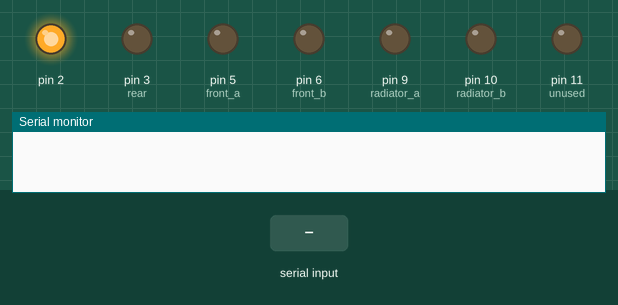
This sketch was run on a simulated Arduino Uno, built with avr-gcc and run on an emulated ATmega328P. Shown: output pins drawn as LEDs (lit = HIGH), the last lines printed to the serial monitor. The inputs (shaded band) are chosen by the test bench.

Above: at 1.2 s.
1.3 s: "90,45,200\n" received over Serial
At 1.9 s:
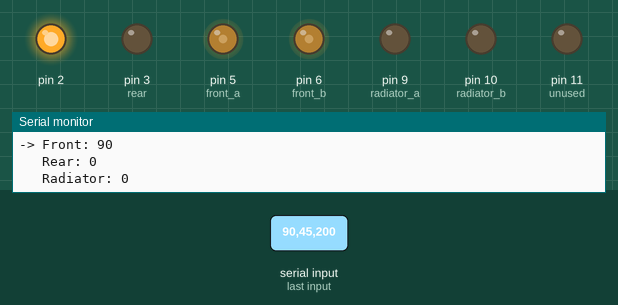
2.8 s: "30,150,10\n" received over Serial
At 4.0 s:
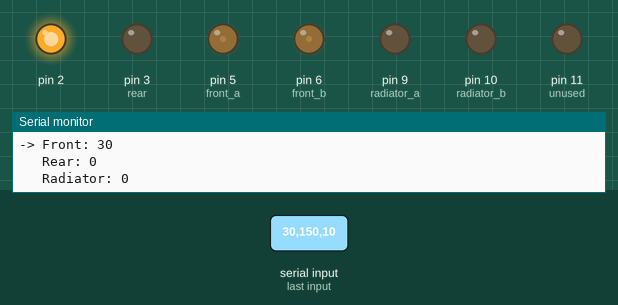
4.3 s: "200\n" received over Serial
At 5.5 s:
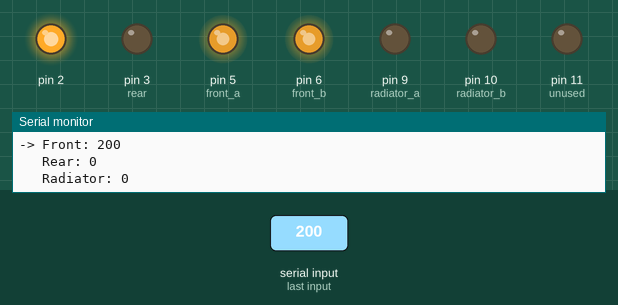
5.8 s: "90,45\n" received over Serial
At 7.0 s:
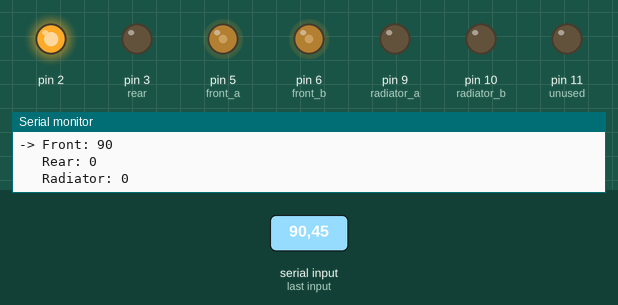
7.3 s: "30,150\n" received over Serial
At 8.3 s:
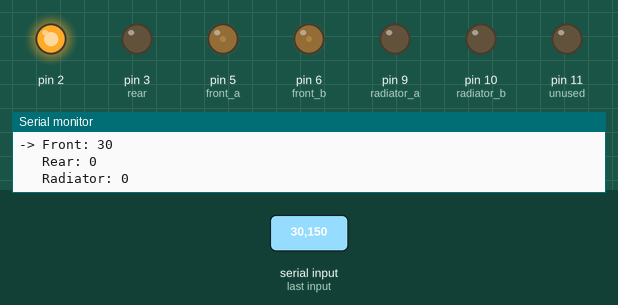
Timing chart, 0 to 9.8 s (numbered marks = the images above; inputs shaded):
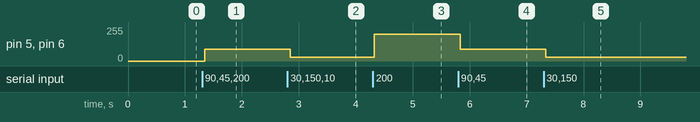

The sketch:

fan_serial_commander.ino
```cpp
//
// AUTHOR: Sky (TechnologyCatalyst)
//
// PURPOSE: control pwm fan speeds using serial interface while
//          the fans are mounted in the PC for fine tuning of each
//          individual fan's optimal speed for each fan mode
//
// INSTRUCTIONS: just power the arduino up with this sketch, then open serial console,
//               then send it commands to control the fan speeds.  type "front", "rear",
//               or "radiator" without the quotes to choose which set of fans to control,
//               and press enter to send the command.  once you choose which fans to control,
//               now you can send it fan speeds.  0 is off, and 255 is max.
//
////////////////////////////////////////////////////////////////////////////////////////////////////////////////////////////////////////////////////

// variable declarations
int fanSpeed = 0;
String command;
char werd;
int currentFan = 0;
int rear = 3;
int rearSpeed = 0;
int front_a = 5;
int front_b = 6;
int frontSpeed = 0;
int radiator_a = 9;
int radiator_b = 10;
int radiatorSpeed = 0;
int commandCheck;
String rearMarker = "   ";
String frontMarker = "-> ";
String radiatorMarker = "   ";

void setup() {
  pinMode(2, OUTPUT);
  digitalWrite(2, HIGH);
  pinMode(4, INPUT);

  // fans
  pinMode(3, OUTPUT);//rear 120mm
  pinMode(5, OUTPUT);//front 140mm
  pinMode(6, OUTPUT);//front 140mm
  pinMode(9, OUTPUT);//radiator 140mm
  pinMode(10, OUTPUT);//radiator 140mm
  pinMode(11, OUTPUT);// unused, maybe to PWM led ring?
  analogWrite(3,0);analogWrite(5,0);analogWrite(6,0);
  analogWrite(9,0);analogWrite(10,0);analogWrite(11,0);
  Serial.begin(9600);
  Serial.println();
}

void loop(){
  // this is what reads your serial commands
  while ( Serial.available() > 0 ) {
    // small delay because it can only deliver the bytes so quickly
    delay(5);
    // you have to read one byte (one character) at a time
    werd = Serial.read();
    // append the character to our "command" string
    command += werd;
  }
  // clear serial so it's ready for your next command
  Serial.flush();
  if ( command.length() > 0 ) {
    commandCheck = 0;
    if ( command == "front" ) {
        currentFan = 0;
        rearMarker = "   ";
        frontMarker = "-> ";
        radiatorMarker = "   ";
    } else if ( command == "rear" ) {
        currentFan = 1;
        rearMarker = "-> ";
        frontMarker = "   ";
        radiatorMarker = "   ";
    } else if ( command == "radiator" ) {
        currentFan = 2;
        rearMarker = "   ";
        frontMarker = "   ";
        radiatorMarker = "-> ";
    } else {
        // flag so we know it wasn't a change fan command
        commandCheck = 1;
    }
    if ( commandCheck == 1 ) {
      // the ".toInt()" appended to the command variable is to convert
      // the user entered "command" from a string into an integer so
      // that we can use it to set the pin's PWM pulse width
      // (it'll error if you send an integer in string format)
      if ( currentFan == 0 ) {
        //front
        analogWrite(front_a, command.toInt());
        analogWrite(front_b, command.toInt());
        frontSpeed = command.toInt();
      } else if ( currentFan == 1 ) {
        //rear
        analogWrite(rear, command.toInt());
        rearSpeed = command.toInt();
      } else if ( currentFan == 2 ) {
        //radiator
        analogWrite(radiator_a, command.toInt());
        analogWrite(radiator_b, command.toInt());
        radiatorSpeed = command.toInt();
      } else {
        //unknown command
      }
    }
    command = "";
    Serial.print(frontMarker);
    Serial.print("Front: ");
    Serial.println(frontSpeed);
    Serial.print(rearMarker);
    Serial.print("Rear: ");
    Serial.println(rearSpeed);
    Serial.print(radiatorMarker);
    Serial.print("Radiator: ");
    Serial.println(radiatorSpeed);
    // this function (below) is just to print a ton of empty lines so that the UI "appears" to be refreshing like a screen.
    // you'll have to set your serial monitor to a certain width to get that effect to work correctly, of course
    clear();
  }
}

void clear() {
  Serial.println();Serial.println();Serial.println();Serial.println();Serial.println();Serial.println();Serial.println();Serial.println();Serial.println();Serial.println();Serial.println();
  Serial.println();Serial.println();Serial.println();Serial.println();Serial.println();Serial.println();Serial.println();Serial.println();
  Serial.println();Serial.println();Serial.println();Serial.println();Serial.println();
}
```

Measured:
- after the input at 1.3 s, pin 5 (front_a), pin 6 (front_b): 0/255 → 90/255 after 0.05 s
- after the input at 2.8 s, pin 5 (front_a), pin 6 (front_b): 90/255 → 30/255 after 0.05 s
- after the input at 4.3 s, pin 5 (front_a), pin 6 (front_b): 30/255 → 200/255 at once
- after the input at 5.8 s, pin 5 (front_a), pin 6 (front_b): 200/255 → 90/255 at once
- after the input at 7.3 s, pin 5 (front_a), pin 6 (front_b): 90/255 → 30/255 at once
